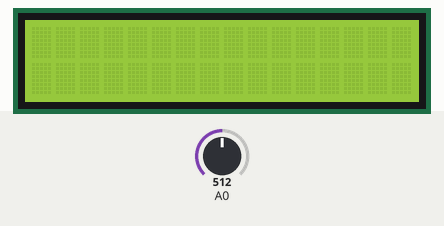
A sketch run on a simulated Arduino Uno, built with avr-gcc and run on an emulated ATmega328P. On the bench: 16×2 character LCD. Inputs (shaded band) come from the test bench; at power-on: A0 = 512.

Above: at 1.2 s.
1.3 s: A0 set to 472
2.8 s: A0 set to 441
At 3.34 s:
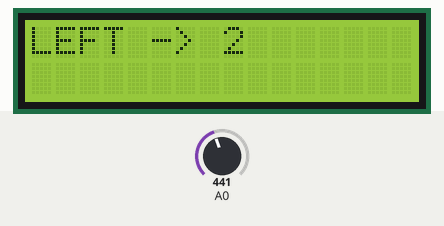
5.4 s: A0 set to 290
At 5.93 s:
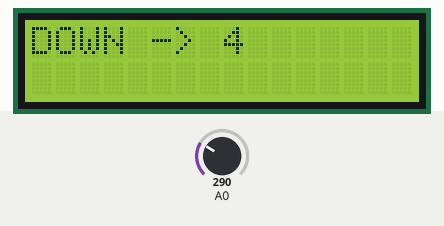
8.0 s: A0 set to 210
9.5 s: A0 set to 185
11.0 s: A0 set to 158
12.5 s: A0 set to 139
At 13.04 s:
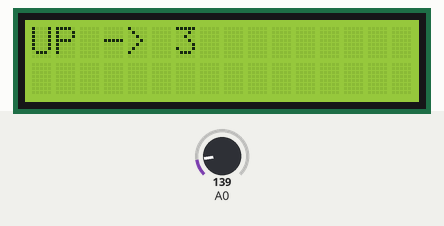
Timing chart, 0 to 15.5 s (numbered marks = the images above; inputs shaded):
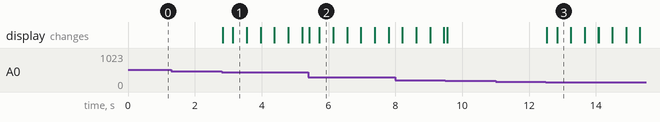

Measured:
- the behaviour switches between 460 and 459 on A0 (found by bisection; images 0 and 1)
- the behaviour switches between 150 and 149 on A0 (found by bisection; images 2 and 3)
- after the input at 1.3 s, every drawn part: stays the same
- after the input at 2.8 s, the display: changes at once (image 1)
- after the input at 5.4 s, the display: changes at once (image 2)
- after the input at 11.0 s, every drawn part: stays the same
- after the input at 12.5 s, the display: changes at once (image 3)
- what the display in image 1 shows lasts 0.5 s, from 3.1 s to 3.6 s

The sketch:

lcd1.ino
```cpp
#include<LiquidCrystal.h>
LiquidCrystal lcd(8, 9, 4, 5, 6, 7);
byte ocitajTaster()
{
  int temp = analogRead(0);

  if(temp < 700 && temp > 600)
    return 1; //select
  else if(temp < 460 && temp > 360)
    return 2; //left
  else if(temp < 150 && temp > 50)
    return 3; //up
  else if(temp < 300 && temp > 200)
    return 4; //down
  else if(temp < 49)
    return 5; //right
  else
    return 0; //nista nije pritisnuto
}

void setup() {
  // put your setup code here, to run once:
  Serial.begin(9600);
  lcd.begin(16, 2);
}
int ulaz;

void loop() {
  // put your main code here, to run repeatedly:
  ulaz = ocitajTaster();

  if(ulaz == 0)
  {
    lcd.print(" ");
    delay(100);
    lcd.clear();
  }
  else if(ulaz == 1)
  {
    lcd.print("SELECT -> 1");
    delay(100);
    lcd.clear();
  }
  else if(ulaz == 2)
  {
    lcd.print("LEFT -> 2");
    delay(100);
    lcd.clear();
  }
  else if(ulaz == 3)
  {
    lcd.print("UP -> 3");
    delay(100);
    lcd.clear();
  }
  else if(ulaz == 4)
  {
    lcd.print("DOWN -> 4");
    delay(100);
    lcd.clear();
  }
  else
  {
    lcd.print("RIGHT -> 5");
    delay(100);
    lcd.clear();
  }
}
```
